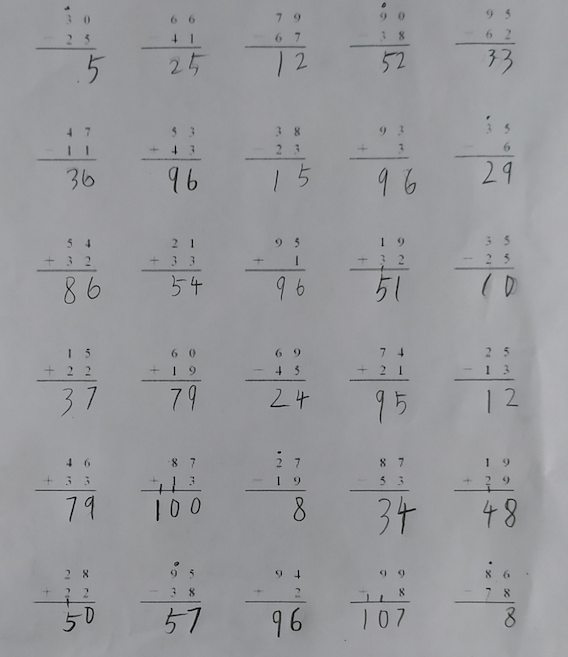
#> input picture partition_image/img/1.png, 568 x 657 px
$ python c.py
#> lines starting #> are read from the running program, lines starting #| are printed output that depends on the picture; after the words box and inside, x2 and y2 are one past the last pixel; in counts of white or black regions, pixels touching at a corner belong together
import cv2
import numpy as np


src_img = cv2.imread('./img/1.png')
#> src_img is the input picture: shape (657, 568, 3); mean B, G, R 155.8, 152.8, 151.6

h, w, _ = src_img.shape
#> h = 657; w = 568
size = max(src_img.shape)
#> size = 657

rate = 0.5

img = cv2.resize(src_img, (int(w*rate), int(h*rate)))

img = cv2.Canny(img, 128, 255)
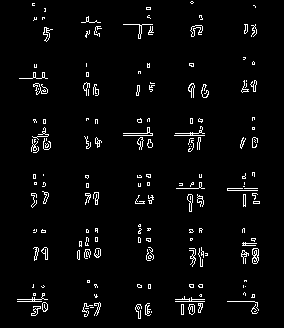
#> img: shape (328, 284); 3.6% white in thin lines or dots, all inside (x1, y1, x2, y2) = (17, 1, 260, 319)

img = cv2.dilate(img, cv2.getStructuringElement(cv2.MORPH_ELLIPSE, (20, 20)))
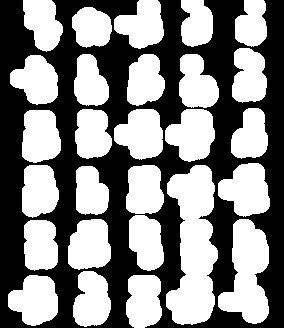
#> img: shape (328, 284); 52% white; 1 black region

contours, _ = cv2.findContours(img, cv2.RETR_TREE, cv2.CHAIN_APPROX_SIMPLE)
#> contours = 27 contours; largest, box (x1, y1, x2, y2) and area: (166, 165, 218, 325) 5428, (218, 219, 269, 324) 3210, (218, 163, 270, 217) 1896, (165, 109, 215, 162) 1809, (114, 109, 163, 160) 1774

# 切成小图
marks = []
index = 0
for c in contours:
    x, y, w, h = cv2.boundingRect(c)
    x = int(x * 2)
    y = int(y * 2)
    w = int(w * 2)
    h = int(h * 2)
    # 小于一定值的就不要了
    # if w < 20 or h < 20:
    #     continue
    index += 1
    marks.append((x, y, w, h))
    part = src_img[y:y+h, x:x+w]
    partpath = './img/part_{}.jpg'.format(index)
    cv2.imwrite(partpath, part)
#> this loop made 27 passes
#> (x, y, w, h, partpath) on passes 1 to 12: (252, 550, 72, 106, './img/part_1.jpg'), (16, 550, 100, 102, './img/part_2.jpg'), (146, 542, 76, 112, './img/part_3.jpg'), (48, 440, 68, 102, './img/part_4.jpg'), (436, 438, 102, 210, './img/part_5.jpg'), (136, 438, 86, 102, './img/part_6.jpg'), (258, 430, 70, 112, './img/part_7.jpg'), (152, 332, 66, 98, './img/part_8.jpg'), (332, 330, 104, 320, './img/part_9.jpg'), (252, 330, 76, 98, './img/part_10.jpg'), (44, 330, 74, 106, './img/part_11.jpg'), (436, 326, 104, 108, './img/part_12.jpg')
#> pass 1, `part = src_img[y:y+h, x:x+w]`:
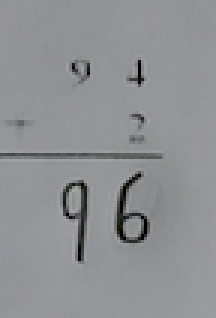
#> part: shape (106, 72, 3) (shown 3 times larger); mean B, G, R 147.2, 144.7, 143.2
#> pass 2, `part = src_img[y:y+h, x:x+w]`:
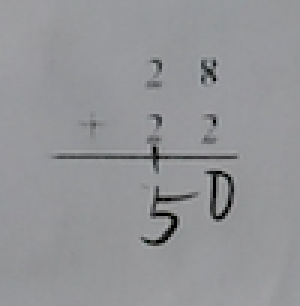
#> part: shape (102, 100, 3) (shown 3 times larger); mean B, G, R 151.3, 148.7, 147.6
#> pass 3, `part = src_img[y:y+h, x:x+w]`:
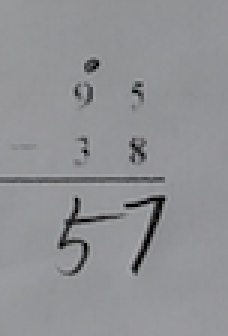
#> part: shape (112, 76, 3) (shown 3 times larger); mean B, G, R 148.1, 145.5, 144.3
#> after the loop, index = 27; marks = 27 items, first 6: (252, 550, 72, 106), (16, 550, 100, 102), (146, 542, 76, 112), (48, 440, 68, 102), (436, 438, 102, 210), (136, 438, 86, 102)


cv2.imshow('canny', img)
cv2.waitKey(0)
